Frame 1 (no input): blank canvas, image omitted
Frame 60 (no input): blank canvas, image omitted
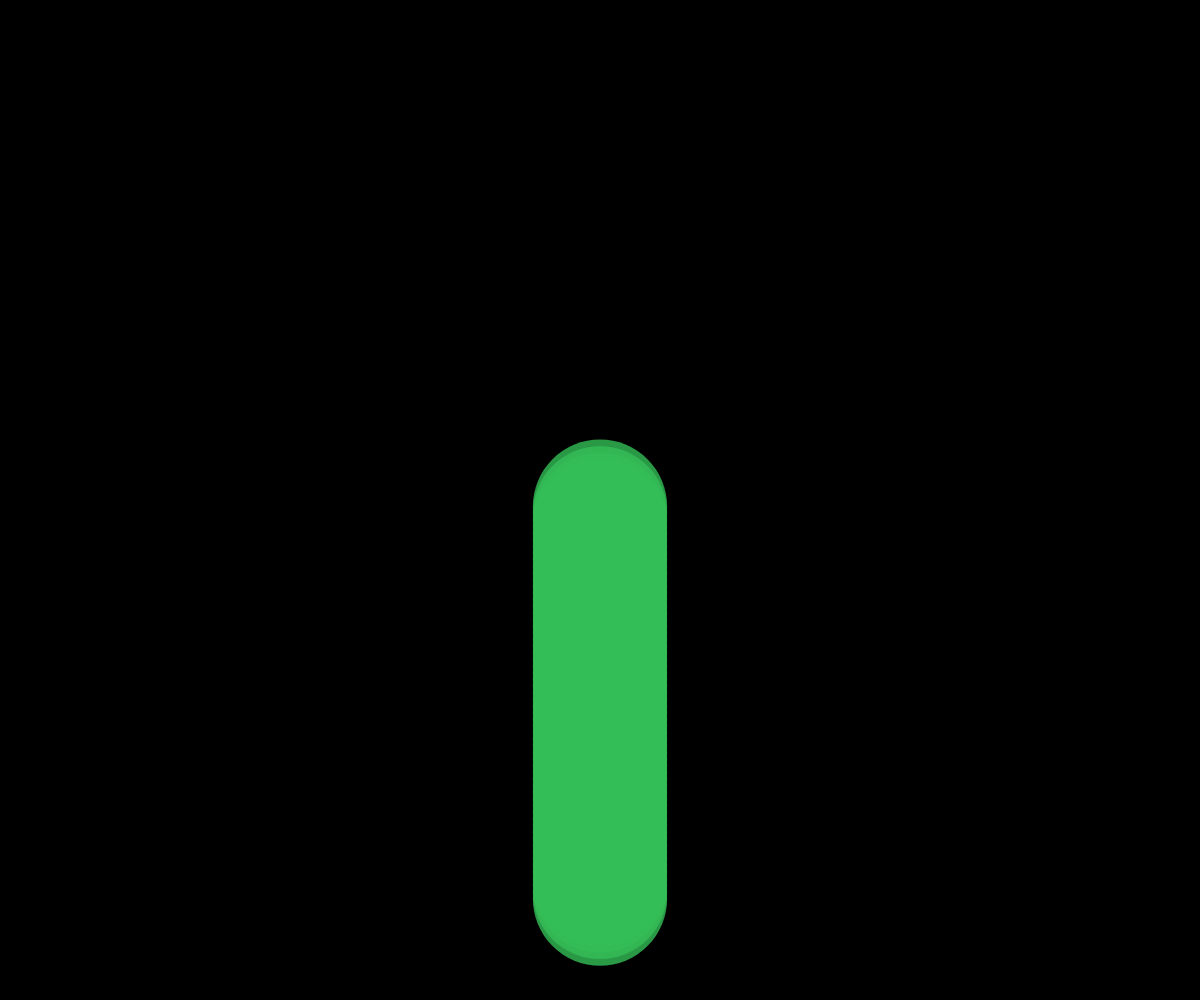
Frame 120 (the mouse pressed at the canvas centre since frame 60)

The p5.js sketch whose frames 1 and 60 were blank and that drew this single picture after the mouse press (run headless with seeded random() and noise() and a simulated clock; from frame 60 on, the mouse is pressed at the canvas centre):

// p5.js sketch
// ── sketch.js
// Project Title
// Your Name
// Date
//
// Extra for Experts:
// - describe what you did to take this project "above and beyond"

let shapes = [];

function setup() {
  createCanvas(windowWidth, windowHeight);
  background(0);
}

function draw() {
  noStroke();
  for(let i = 0; i < shapes.length; i++){
    shapes[i].y += shapes[i].fall;
    fill(shapes[i].color);
    ellipse(shapes[i].x, shapes[i].y, shapes[i].radius*2,shapes[i].radius*2)

  }
}


function mousePressed(){
  let someShape = {
    x: mouseX,
    y: mouseY,
    radius: random(10,90),
    color: color(random(255), random(255), random(255), random(255)),
    fall: random(20,1)
  };

  shapes.push(someShape);
}
